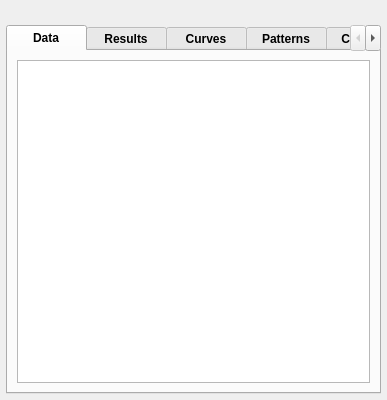
<?xml version="1.0" encoding="UTF-8"?>
<ui version="4.0">
 <class>gsDockWidget</class>
 <widget class="QgsDockWidget" name="gsDockWidget">
  <property name="geometry">
   <rect>
    <x>0</x>
    <y>0</y>
    <width>387</width>
    <height>400</height>
   </rect>
  </property>
  <property name="sizePolicy">
   <sizepolicy hsizetype="Preferred" vsizetype="Minimum">
    <horstretch>0</horstretch>
    <verstretch>0</verstretch>
   </sizepolicy>
  </property>
  <property name="minimumSize">
   <size>
    <width>220</width>
    <height>325</height>
   </size>
  </property>
  <property name="maximumSize">
   <size>
    <width>524287</width>
    <height>524287</height>
   </size>
  </property>
  <property name="font">
   <font>
    <pointsize>14</pointsize>
    <weight>75</weight>
    <bold>true</bold>
   </font>
  </property>
  <widget class="QWidget" name="dockWidgetContents">
   <layout class="QVBoxLayout" name="verticalLayout">
    <property name="spacing">
     <number>6</number>
    </property>
    <property name="leftMargin">
     <number>6</number>
    </property>
    <property name="topMargin">
     <number>6</number>
    </property>
    <property name="rightMargin">
     <number>6</number>
    </property>
    <property name="bottomMargin">
     <number>6</number>
    </property>
    <item>
     <widget class="QLabel" name="labelFoundElement">
      <property name="font">
       <font>
        <pointsize>8</pointsize>
        <weight>50</weight>
        <bold>false</bold>
       </font>
      </property>
      <property name="text">
       <string/>
      </property>
     </widget>
    </item>
    <item>
     <widget class="QTabWidget" name="tabWidget">
      <property name="styleSheet">
       <string notr="true">QTabBar::tab { font-weight: bold; min-width: 80px; }</string>
      </property>
      <property name="currentIndex">
       <number>0</number>
      </property>
      <widget class="QWidget" name="tabData">
       <attribute name="title">
        <string>Data</string>
       </attribute>
       <layout class="QVBoxLayout" name="verticalLayout_2">
        <item>
         <widget class="QTableWidget" name="dataTableWidget">
          <property name="font">
           <font>
            <family>MS Shell Dlg 2</family>
            <pointsize>8</pointsize>
           </font>
          </property>
         </widget>
        </item>
       </layout>
      </widget>
      <widget class="QWidget" name="tabResults">
       <attribute name="title">
        <string>Results</string>
       </attribute>
       <layout class="QHBoxLayout" name="horizontalLayout">
        <item>
         <layout class="QFormLayout" name="formLayout">
          <item row="1" column="1">
           <widget class="QSlider" name="horizontalSlider">
            <property name="orientation">
             <enum>Qt::Horizontal</enum>
            </property>
           </widget>
          </item>
          <item row="2" column="1">
           <widget class="QTableWidget" name="tableWidget"/>
          </item>
          <item row="0" column="1">
           <widget class="QLabel" name="label">
            <property name="sizePolicy">
             <sizepolicy hsizetype="Preferred" vsizetype="Fixed">
              <horstretch>0</horstretch>
              <verstretch>0</verstretch>
             </sizepolicy>
            </property>
            <property name="text">
             <string>Day 1, 15:10</string>
            </property>
            <property name="textFormat">
             <enum>Qt::PlainText</enum>
            </property>
            <property name="alignment">
             <set>Qt::AlignCenter</set>
            </property>
           </widget>
          </item>
         </layout>
        </item>
       </layout>
      </widget>
      <widget class="QWidget" name="tabCurves">
       <attribute name="title">
        <string>Curves</string>
       </attribute>
      </widget>
      <widget class="QWidget" name="tabPatterns">
       <attribute name="title">
        <string>Patterns</string>
       </attribute>
      </widget>
      <widget class="QWidget" name="tabControls">
       <attribute name="title">
        <string>Controls</string>
       </attribute>
      </widget>
     </widget>
    </item>
   </layout>
  </widget>
 </widget>
 <customwidgets>
  <customwidget>
   <class>QgsDockWidget</class>
   <extends>QDockWidget</extends>
   <header>qgsdockwidget.h</header>
   <container>1</container>
  </customwidget>
 </customwidgets>
 <resources/>
 <connections/>
</ui>
